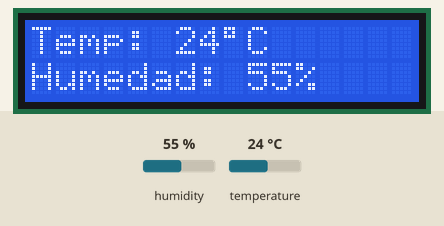
Recording of a sketch running on a simulated Arduino Uno, built with avr-gcc and run on an emulated ATmega328P. On the bench: 16×2 character LCD. Inputs (shaded band) come from the test bench; at power-on: humidity 55 %, temperature 24 °C. What the sketch prints to the serial monitor is not drawn.

Above: at 3.2 s.
3.3 s: humidity set to 22 %
At 5.4 s:
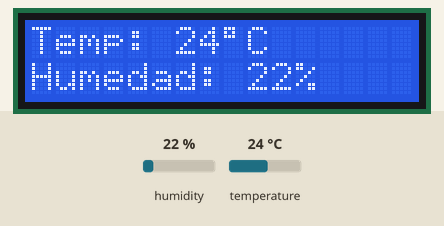
6.0 s: temperature set to 12 °C
At 6.8 s:
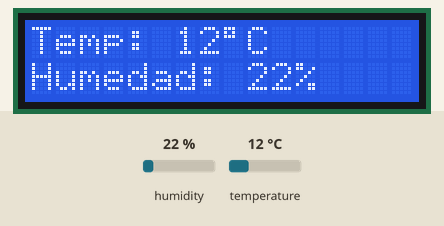
8.7 s: humidity set to 40 %
At 10.9 s:
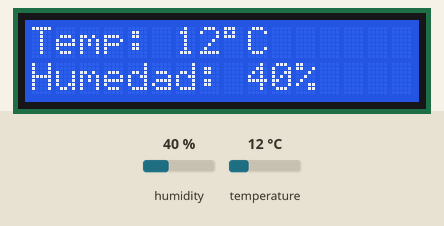
11.7 s: temperature set to 19 °C
At 13.4 s:
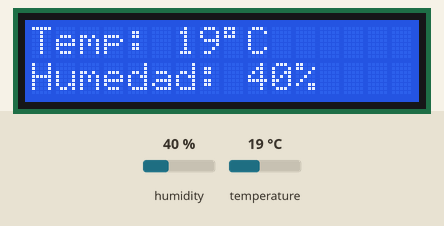
Timing chart, 0 to 14.9 s (numbered marks = the images above; inputs shaded):
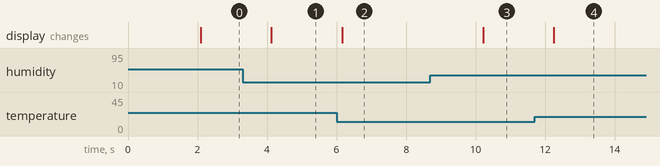

The sketch:

prueba_lcd_dht.ino
```cpp
//Granados Vazquez Pedro Daniel - 24212797
//Rodriguez Camarena Joshua Nezib - 24210524
//Ruan López Tai Ping Alejandra - 24170724
//Prueba de pantalla y dht11

#include <LiquidCrystal.h>
#include <DHT.h>

//variable que define la pantalla lcd (rs, e, d4, d5, d6, d7)
LiquidCrystal lcd(12, 9, 5, 6, A1, A2);
//variable que define el sensor dht11 en a3
DHT dht(A3, DHT11);

//metodo que inicia la pantalla y el sensor
void setup() {
  Serial.begin(9600);
  lcd.begin(16, 2);
  lcd.print("Copyright Free C");
  lcd.setCursor(0, 1);
  lcd.print("Probando DHT11..");
  dht.begin();
  delay(2000);
}

//metodo que muestra la temperatura y la humedad cada 2 segundos
void loop() {
  float h = dht.readHumidity();
  float t = dht.readTemperature();

  lcd.clear();
  if (isnan(h) || isnan(t)) {
    lcd.print("DHT11: sin datos");
    lcd.setCursor(0, 1);
    lcd.print("Revisa cables");
    Serial.println(F("No se pudo leer el DHT11"));
  } else {
    lcd.print("Temp: ");
    lcd.print(t, 0);
    //simbolo de grado
    lcd.print((char)223);
    lcd.print("C");
    lcd.setCursor(0, 1);
    lcd.print("Humedad: ");
    lcd.print(h, 0);
    lcd.print("%");
    Serial.print(F("Temperatura: ")); Serial.print(t);
    Serial.print(F(" C   Humedad: ")); Serial.print(h); Serial.println(F(" %"));
  }
  //el dht11 solo da una lectura nueva cada 1 o 2 segundos
  delay(2000);
}
```

Measured:
- after the input at 3.3 s, the display: changes after 0.83 s (image 1)
- after the input at 6.0 s, the display: changes after 0.16 s (image 2)
- after the input at 8.7 s, the display: changes after 1.5 s (image 3)
- after the input at 11.7 s, the display: changes after 0.55 s (image 4)
